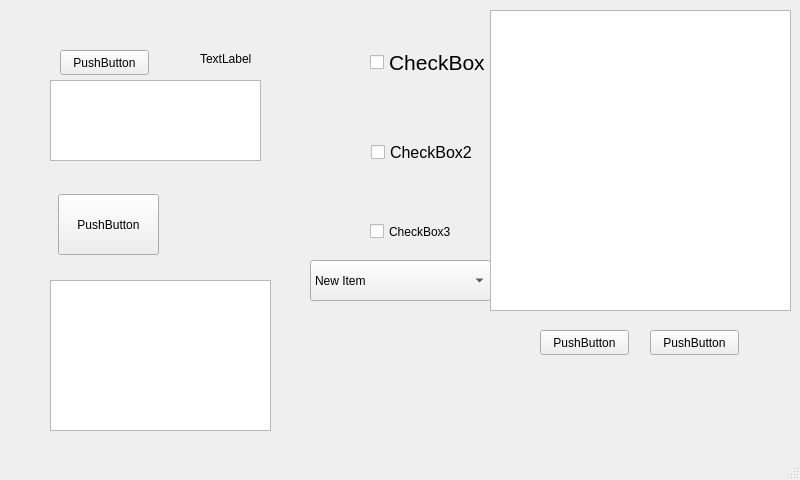
<?xml version="1.0" encoding="UTF-8"?>
<ui version="4.0">
 <class>MainWindow</class>
 <widget class="QMainWindow" name="MainWindow">
  <property name="geometry">
   <rect>
    <x>0</x>
    <y>0</y>
    <width>800</width>
    <height>480</height>
   </rect>
  </property>
  <property name="windowTitle">
   <string>MainWindow</string>
  </property>
  <widget class="QWidget" name="centralwidget">
   <widget class="QPushButton" name="pushButton">
    <property name="geometry">
     <rect>
      <x>60</x>
      <y>50</y>
      <width>89</width>
      <height>25</height>
     </rect>
    </property>
    <property name="text">
     <string>PushButton</string>
    </property>
   </widget>
   <widget class="QCheckBox" name="checkBox">
    <property name="geometry">
     <rect>
      <x>370</x>
      <y>42</y>
      <width>141</width>
      <height>41</height>
     </rect>
    </property>
    <property name="font">
     <font>
      <pointsize>16</pointsize>
     </font>
    </property>
    <property name="text">
     <string>CheckBox</string>
    </property>
   </widget>
   <widget class="QCheckBox" name="checkBox_2">
    <property name="geometry">
     <rect>
      <x>371</x>
      <y>132</y>
      <width>131</width>
      <height>41</height>
     </rect>
    </property>
    <property name="font">
     <font>
      <pointsize>12</pointsize>
     </font>
    </property>
    <property name="text">
     <string>CheckBox2</string>
    </property>
   </widget>
   <widget class="QCheckBox" name="checkBox_3">
    <property name="geometry">
     <rect>
      <x>370</x>
      <y>220</y>
      <width>101</width>
      <height>23</height>
     </rect>
    </property>
    <property name="text">
     <string>CheckBox3</string>
    </property>
   </widget>
   <widget class="QLabel" name="label">
    <property name="geometry">
     <rect>
      <x>200</x>
      <y>50</y>
      <width>67</width>
      <height>17</height>
     </rect>
    </property>
    <property name="contextMenuPolicy">
     <enum>Qt::DefaultContextMenu</enum>
    </property>
    <property name="text">
     <string>TextLabel</string>
    </property>
   </widget>
   <widget class="QTextEdit" name="textEdit">
    <property name="geometry">
     <rect>
      <x>50</x>
      <y>80</y>
      <width>211</width>
      <height>81</height>
     </rect>
    </property>
   </widget>
   <widget class="QComboBox" name="comboBox">
    <property name="geometry">
     <rect>
      <x>310</x>
      <y>260</y>
      <width>181</width>
      <height>41</height>
     </rect>
    </property>
    <item>
     <property name="text">
      <string>New Item</string>
     </property>
    </item>
    <item>
     <property name="text">
      <string>New Item2</string>
     </property>
    </item>
    <item>
     <property name="text">
      <string>New Item3</string>
     </property>
    </item>
    <item>
     <property name="text">
      <string>New Item4</string>
     </property>
    </item>
    <item>
     <property name="text">
      <string>New Item5</string>
     </property>
    </item>
    <item>
     <property name="text">
      <string>New Item6</string>
     </property>
    </item>
    <item>
     <property name="text">
      <string>New Item7</string>
     </property>
    </item>
   </widget>
   <widget class="QPushButton" name="pushButton_2">
    <property name="geometry">
     <rect>
      <x>650</x>
      <y>330</y>
      <width>89</width>
      <height>25</height>
     </rect>
    </property>
    <property name="text">
     <string>PushButton</string>
    </property>
   </widget>
   <widget class="QPushButton" name="pushButton_3">
    <property name="geometry">
     <rect>
      <x>540</x>
      <y>330</y>
      <width>89</width>
      <height>25</height>
     </rect>
    </property>
    <property name="text">
     <string>PushButton</string>
    </property>
   </widget>
   <widget class="QTextEdit" name="textEdit_2">
    <property name="geometry">
     <rect>
      <x>490</x>
      <y>10</y>
      <width>301</width>
      <height>301</height>
     </rect>
    </property>
   </widget>
   <widget class="QPushButton" name="pushButton_4">
    <property name="geometry">
     <rect>
      <x>58</x>
      <y>194</y>
      <width>101</width>
      <height>61</height>
     </rect>
    </property>
    <property name="text">
     <string>PushButton</string>
    </property>
   </widget>
   <widget class="QTextEdit" name="textEdit_3">
    <property name="geometry">
     <rect>
      <x>50</x>
      <y>280</y>
      <width>221</width>
      <height>151</height>
     </rect>
    </property>
   </widget>
  </widget>
  <widget class="QMenuBar" name="menubar">
   <property name="geometry">
    <rect>
     <x>0</x>
     <y>0</y>
     <width>800</width>
     <height>22</height>
    </rect>
   </property>
  </widget>
  <widget class="QStatusBar" name="statusbar"/>
 </widget>
 <resources/>
 <connections/>
</ui>
